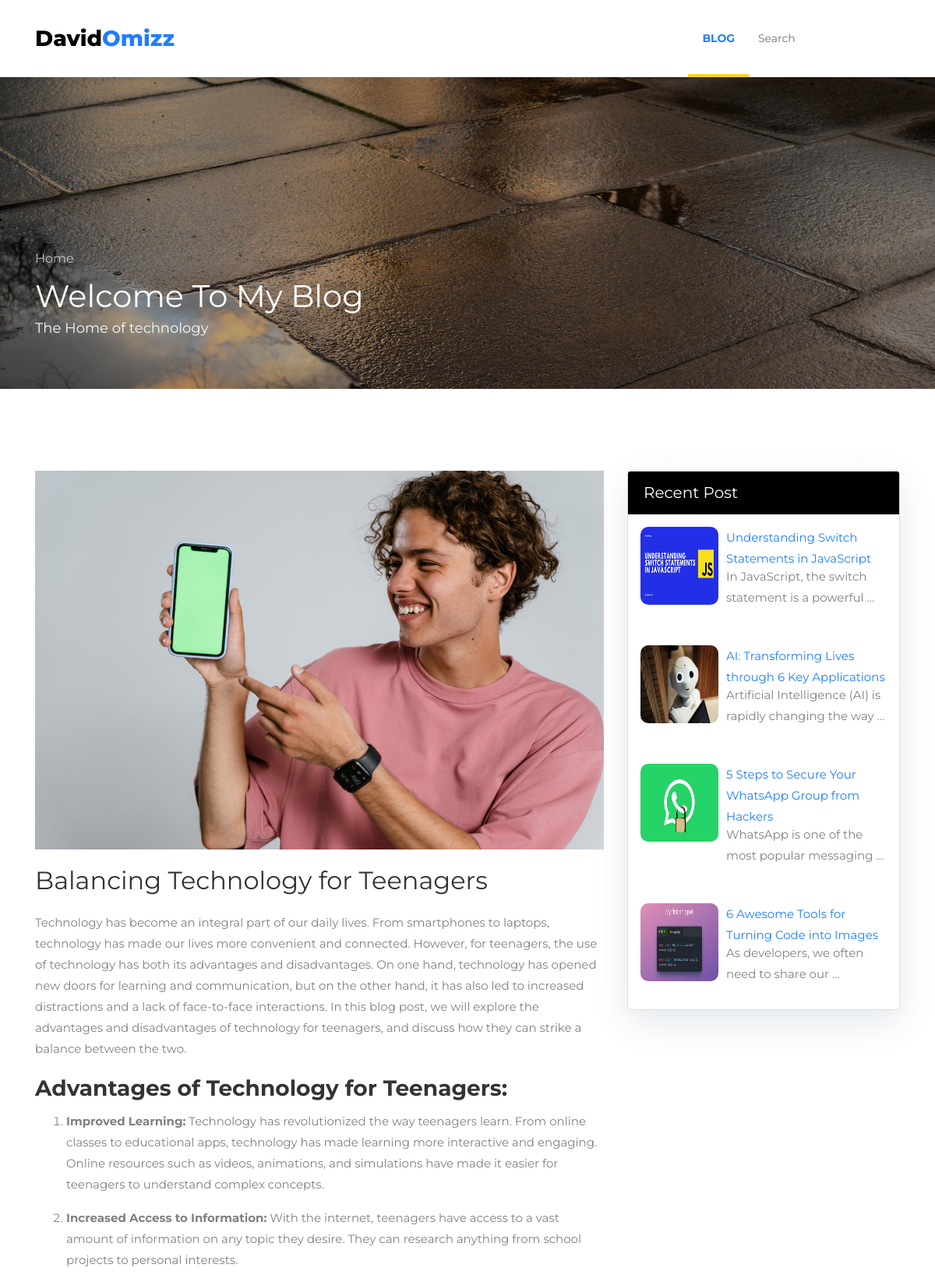
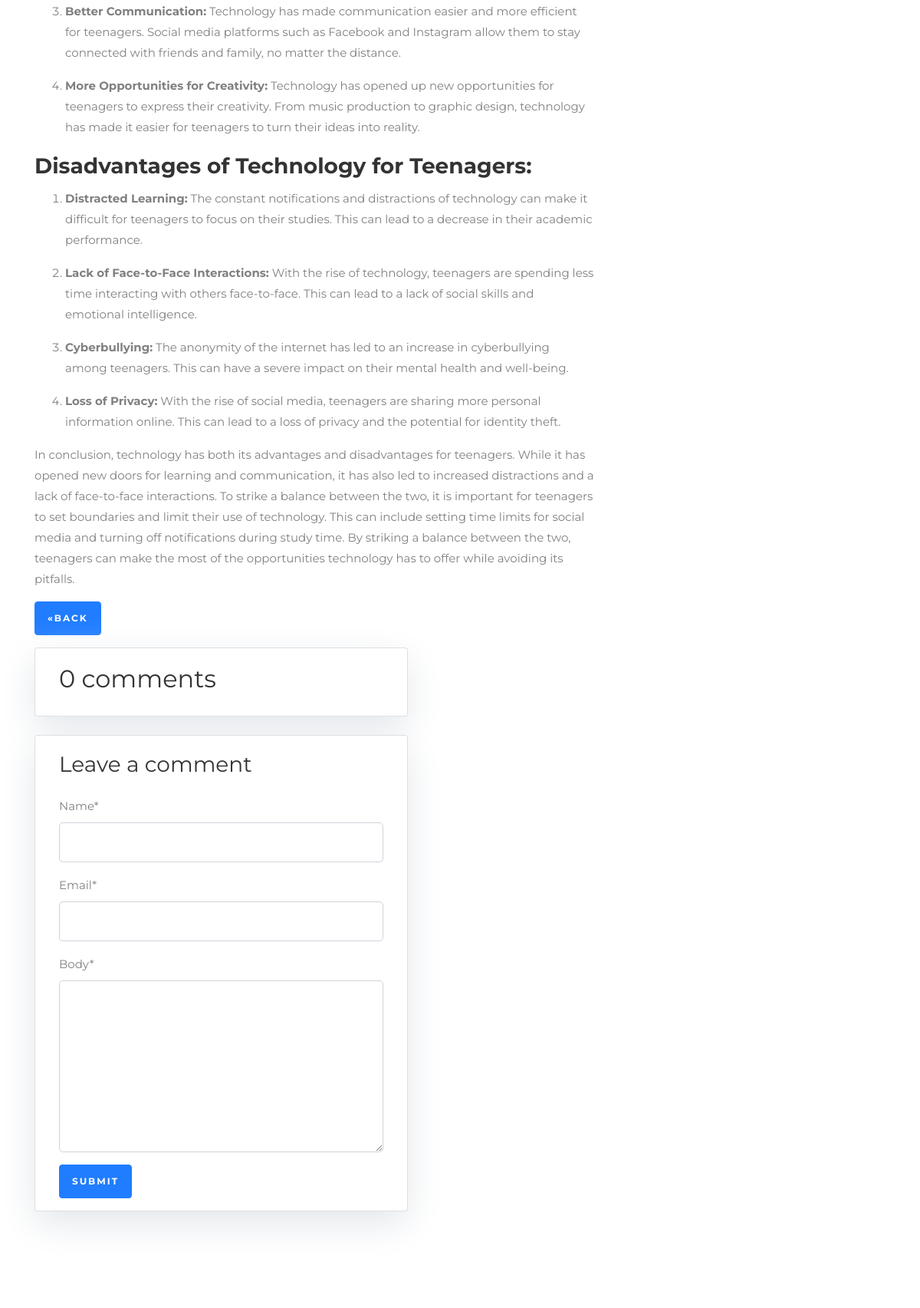
The app's page /balancing-technology-for-teenagers/ (upper part) with its own data (2 pictures, top to bottom).
### blog/models.py (models this page shows, shortened)
class Post(models.Model):
    title = models.CharField(max_length=300, unique=True)
    slug = models.SlugField(max_length=300, unique=True)
    author = models.ForeignKey(User, on_delete= models.CASCADE,related_name='blog_post')
    updated_on = models.DateTimeField(auto_now= True)
    content = RichTextUploadingField()
    created_on = models.DateTimeField(auto_now_add=True)
    updated_at = models.DateTimeField(auto_now= True)
    status = models.IntegerField(choices=STATUS, default=0)
    image = models.ImageField()
    views = models.PositiveIntegerField(default=0)
    category = models.ForeignKey(Category, null=True, blank=True, on_delete=models.CASCADE)
    class Meta:
        ordering = ['-created_on']
    def save(self, *args, **kwargs):
        if self.pk is not None:
            orig = Post.objects.get(pk=self.pk)
            if orig.content == self.content:
                self.updated_at = orig.updated_at
            else:
                self.updated_at = timezone.now()
        else:
            self.updated_at = timezone.now()
        super(Post, self).save(*args, **kwargs)

### blog/views.py (the view)
# urls.py: path('<slug:slug>/', views.post_detail, name ='blog_single'),
def post_detail(request, slug):
    template_name = 'blog-single.html'
    blog_latest = Post.objects.filter(status=1).order_by('-created_on')[:2]
    blogside = Post.objects.all().order_by('-created_on')[:4]
    post = get_object_or_404(Post, slug=slug)
    post.views += 1
    post.save()
    comments = post.comments.filter(active=True)
    new_comment = None
    if request.method == 'POST':
        comment_form = CommentForm(data=request.POST)
        if comment_form.is_valid():
            new_comment = comment_form.save(commit=False)
            new_comment.post = post
            new_comment.save()
    else:
        comment_form = CommentForm()
    context = {
        'post': post,
        'comments': comments,
        'new_comment': new_comment,
        'comment_form': comment_form,
        "blogside":blogside, 'blog_latest':blog_latest,
    }
    return render(request, template_name, context)

### blog/forms.py
class CommentForm(forms.ModelForm):
    class Meta:
        model = Comment
        fields = ('name', 'email', 'body')

### templates/blog-single.html (shortened to what this page needs)
{% extends 'base.html' %}
{% load static %}
{% block content %}
    <section class="ftco-section ftco-degree-bg">
      <div class="container">
        <div class="row">
          <div class="col-lg-8 ftco-animate">
          	<p>
              <img src="{{ post.image.url}}" alt="{{ post.title }}" class="img-fluid" width="100%">
            </p>
            <h2 class="mb-3">{{post.title}}</h2>
            <p> {{ post.content | safe }}</p>
            <a href="{% url 'home' %}" class="btn btn-primary"> &laquo;back</a>
            <div class="col-md-8 card mb-4  mt-3 ">
              <div class="card-body">
                <h2>{{ comments.count }} comments</h2>
              </div>
            </div>
            <div class="col-md-8 card mb-4  mt-3 ">
              <div class="card-body">
                {% if new_comment %}
                <div class="alert alert-success" role="alert">
                  Your comment is awaiting moderation
                </div>
                {% else %}
                <h3>Leave a comment</h3>
                {% load crispy_forms_tags %}
                <form method="post" style="margin-top: 1.3em;">
                  {{ comment_form | crispy }}
                  <button type="submit" class="btn btn-primary  btn-lg">Submit</button>
                </form>
                {% endif %}
              </div>
            </div>
        </div>
        {% block sidebar %} {% include 'sidebar.html' %} {% endblock %}
    </section>
{% endblock %}

### templates/sidebar.html (shortened to what this page needs)
{% block sidebar %}
<div class="col-md-4 float-right">
<div class="card">
        <h5 class="card-header">Recent Post</h5>
        {% if blogside %}
        {% for bg in blogside %}
    <div class="card-body d-flex">
        <img src="{{ bg.image.url}}" alt="{{ bg.title }}" class="img-fluid" width="100px" style="border-radius: 10px; height: 100px; margin-right: 10px;">
        <div>
            <p class="card-text"><a href="{% url 'blog_single' bg.slug  %}">{{ bg.title }}</a></p>
            <p class="card-text" style="margin-top: -20px;">{{ bg.content|truncatewords:8|safe }}</p>
        </div>
    </div>
    {% endfor %}
    {% endif %}
</div>
</div>
{% endblock sidebar %}

### templates/sidebar.html (style rules this page uses)
.card { box-shadow: 0 16px 48px #E3E7EB; }
.card-header { background-color: rgb(0, 0, 0); color: #fff; }

### records on screen
Post: image (picture), title "Balancing Technology for Teenagers", content "Technology has become an integral part of our daily lives. From smartphones to laptops, technology has made our lives more convenient and connected. However, for teenagers, the use of technology has both its advantages and disadvantages. On one hand, technology has opened new doors for learning and communication, but on the other hand, it has also led to increased distractions and a lack of face-to-face interactions. In this blog post, we will explore the advantages and disadvantages of technology for teenagers, and discuss how they can strike a balance between the two. Advantages of Technology for Teenagers: Improved Learning: Technology has revolutionized the way teenagers learn. From…"
Post: image (picture), title "Understanding Switch Statements in JavaScript", content "In JavaScript, the switch statement is a powerful …"
Post: image (picture), title "AI: Transforming Lives through 6 Key Applications", content "Artificial Intelligence (AI) is rapidly changing the way …"
Post: image (picture), title "5 Steps to Secure Your WhatsApp Group from Hackers", content "WhatsApp is one of the most popular messaging …"
Post: image (picture), title "6 Awesome Tools for Turning Code into Images", content "As developers, we often need to share our …"

### other values on screen
{{ comments.count }} "0"
